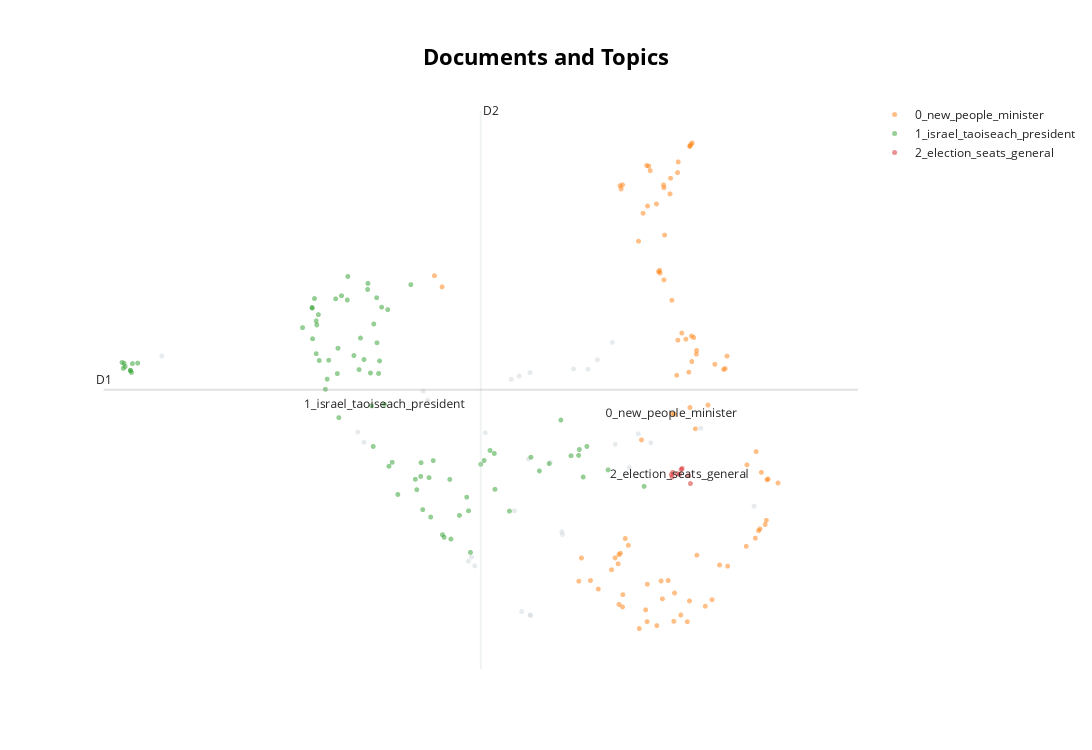

Notebook code for this chart:
### Code cell
reduced_embeddings = UMAP(n_neighbors=10, n_components=2, min_dist=0.0, metric='cosine').fit_transform(embeddings)
topic_model.visualize_documents(docs, reduced_embeddings=reduced_embeddings, hide_document_hover=True)
